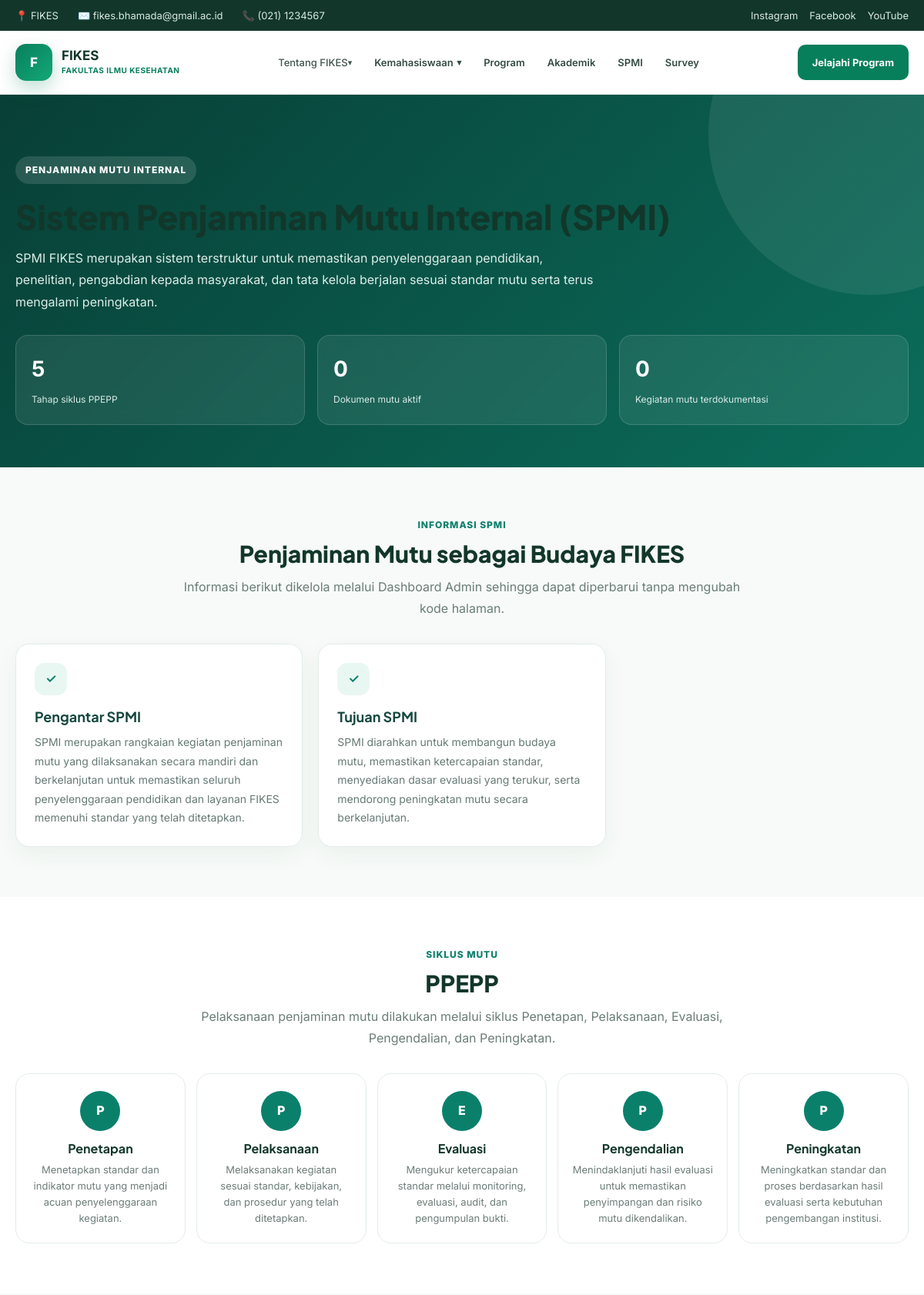
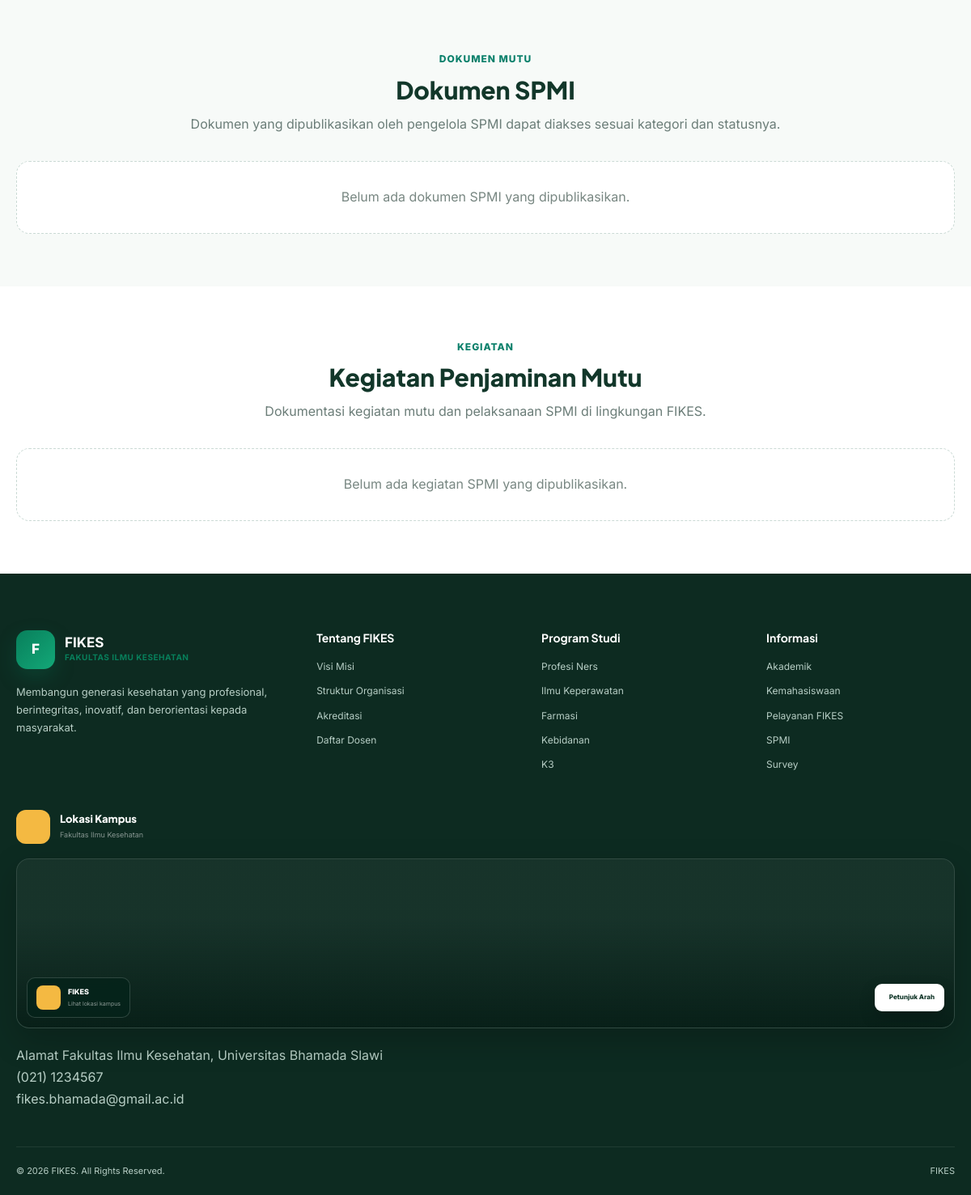
/page/spmi/spmi.php, run on the app's committed database (2 pictures, top to bottom).
### tables this page shows
CREATE TABLE `pengaturan` (
  `id` int(10) UNSIGNED NOT NULL,
  `nama_kampus` varchar(180) DEFAULT 'Fakultas Ilmu Kesehatan',
  `email` varchar(150) DEFAULT 'info@fikes.ac.id',
  `telepon` varchar(50) DEFAULT '(021) 1234567',
  `alamat` text DEFAULT NULL,
  `instagram` varchar(255) DEFAULT NULL,
  `facebook` varchar(255) DEFAULT NULL,
  `youtube` varchar(255) DEFAULT NULL,
  `maps_embed` text DEFAULT NULL
);

CREATE TABLE `spmi_informasi` (
  `id` int(10) UNSIGNED NOT NULL,
  `judul` varchar(180) NOT NULL,
  `ringkasan` text DEFAULT NULL,
  `isi` longtext NOT NULL,
  `status` enum('aktif','nonaktif') NOT NULL DEFAULT 'aktif',
  `nomor_urut` int(11) NOT NULL DEFAULT 0,
  `created_at` timestamp NOT NULL DEFAULT current_timestamp(),
  `updated_at` timestamp NOT NULL DEFAULT current_timestamp() ON UPDATE current_timestamp()
);

CREATE TABLE `spmi_siklus` (
  `id` int(10) UNSIGNED NOT NULL,
  `kode` varchar(10) NOT NULL DEFAULT '',
  `tahap` varchar(100) NOT NULL,
  `deskripsi` text NOT NULL,
  `status` enum('aktif','nonaktif') NOT NULL DEFAULT 'aktif',
  `nomor_urut` int(11) NOT NULL DEFAULT 0,
  `created_at` timestamp NOT NULL DEFAULT current_timestamp(),
  `updated_at` timestamp NOT NULL DEFAULT current_timestamp() ON UPDATE current_timestamp()
);

### page/includes/site-settings.php (called while the page is built, shortened)
<?php
function fikes_setting_value(array $row, array $aliases, string $default = ''): string
{
    foreach ($aliases as $key) {
        if (array_key_exists($key, $row) && trim((string)$row[$key]) !== '') {
            return trim((string)$row[$key]);
        }
    }
    return $default;
}
function fikes_find_settings_table(PDO $pdo): ?array
{
    $preferred = [
        'pengaturan_website', 'pengaturan_web', 'pengaturan',
        'website_settings', 'site_settings', 'settings',
        'konfigurasi_website', 'konfigurasi'
    ];
    $tables = $pdo->query("SELECT TABLE_NAME FROM information_schema.TABLES WHERE TABLE_SCHEMA = DATABASE() AND TABLE_TYPE='BASE TABLE'")->fetchAll(PDO::FETCH_COLUMN);
    $tables = array_values(array_unique(array_map('strval', $tables)));
    $ordered = [];
    foreach ($preferred as $name) if (in_array($name, $tables, true)) $ordered[] = $name;
    foreach ($tables as $name) if (!in_array($name, $ordered, true)) $ordered[] = $name;
    $best = null;
    $bestScore = 0;
    foreach ($ordered as $table) {
        $st = $pdo->prepare("SELECT COLUMN_NAME FROM information_schema.COLUMNS WHERE TABLE_SCHEMA = DATABASE() AND TABLE_NAME = ? ORDER BY ORDINAL_POSITION");
        $st->execute([$table]);
        $cols = $st->fetchAll(PDO::FETCH_COLUMN);
        $lc = array_map('strtolower', $cols);
        $score = 0;
        foreach (['nama_website','nama_website','site_name','website_name','email','telepon','alamat','instagram','facebook','youtube','logo','google_maps','maps','copyright','deskripsi'] as $c) {
            if (in_array($c, $lc, true)) $score += 2;
        }
        foreach (['key','setting_key','nama','kunci'] as $c) if (in_array($c,$lc,true)) $score += 1;
        foreach (['value','setting_value','nilai','isi'] as $c) if (in_array($c,$lc,true)) $score += 1;
        if (in_array($table, $preferred, true)) $score += 5;
        if ($score > $bestScore) { $bestScore = $score; $best = ['table'=>$table,'columns'=>$cols]; }
    }
    return $bestScore >= 3 ? $best : null;
}
function fikes_load_site_settings(PDO $pdo): array
{
    $found = fikes_find_settings_table($pdo);
    $table = str_replace('`','', $found['table']);
    $columns = array_map('strtolower', $found['columns']);
    $quoted = '`' . str_replace('`','``',$table) . '`';
    $rows = $pdo->query("SELECT * FROM $quoted LIMIT 1")->fetch(PDO::FETCH_ASSOC);
    $row = array_change_key_case($rows, CASE_LOWER);
    $keyCol = null; $valueCol = null;
    return $row;
}
function fikes_site_settings(PDO $pdo): array
{
    static $cache = null;
    if ($cache !== null) return $cache;
    $cache = fikes_load_site_settings($pdo);
    return $cache;
}

### page/spmi/spmi.php (the view, shortened to what this page needs)
<?php
require_once __DIR__ . '/../../admin/config/database.php';
if (!function_exists('e')) { function e($v){ return htmlspecialchars($v ?? '', ENT_QUOTES, 'UTF-8'); } }
function spmi_table_exists(PDO $pdo, $table){
  $s=$pdo->prepare("SELECT COUNT(*) FROM information_schema.TABLES WHERE TABLE_SCHEMA=DATABASE() AND TABLE_NAME=?");
  $s->execute([$table]); return (bool)$s->fetchColumn();
}
$informasi=[];$siklus=[];$dokumen=[];$kegiatan=[];
try {
  if(spmi_table_exists($pdo,'spmi_informasi')) $informasi=$pdo->query("SELECT * FROM spmi_informasi WHERE status='aktif' ORDER BY nomor_urut ASC,id DESC")->fetchAll();
  if(spmi_table_exists($pdo,'spmi_siklus')) $siklus=$pdo->query("SELECT * FROM spmi_siklus WHERE status='aktif' ORDER BY nomor_urut ASC,id ASC")->fetchAll();
  if(spmi_table_exists($pdo,'spmi_dokumen')) $dokumen=$pdo->query("SELECT * FROM spmi_dokumen WHERE status='aktif' ORDER BY kategori ASC,nomor_urut ASC,id DESC")->fetchAll();
  if(spmi_table_exists($pdo,'spmi_kegiatan')) $kegiatan=$pdo->query("SELECT * FROM spmi_kegiatan WHERE status='aktif' ORDER BY tanggal DESC,id DESC")->fetchAll();
} catch(Throwable $e) { $spmi_error=$e->getMessage(); }
$jumlahTahap=count($siklus); $jumlahDokumen=count($dokumen); $jumlahKegiatan=count($kegiatan);
?>
<!doctype html>
<html lang="id">
<head>
<link rel="stylesheet" href="/fikes/assets/css/style.css">
</head>
<body class="spmi-page">
<?php require_once __DIR__.'/../menu/topbar.php'; ?>
<?php require_once __DIR__.'/../menu/navbar.php'; ?>
<main>
<section class="spmi-hero"><div class="container">
<span class="spmi-eyebrow">Penjaminan Mutu Internal</span><h1>Sistem Penjaminan Mutu Internal (SPMI)</h1>
<p>SPMI FIKES merupakan sistem terstruktur untuk memastikan penyelenggaraan pendidikan, penelitian, pengabdian kepada masyarakat, dan tata kelola berjalan sesuai standar mutu serta terus mengalami peningkatan.</p>
<div class="spmi-stats"><div class="spmi-stat"><strong><?= $jumlahTahap ?></strong><span>Tahap siklus PPEPP</span></div><div class="spmi-stat"><strong><?= $jumlahDokumen ?></strong><span>Dokumen mutu aktif</span></div><div class="spmi-stat"><strong><?= $jumlahKegiatan ?></strong><span>Kegiatan mutu terdokumentasi</span></div></div>
</div></section>
<section class="spmi-section"><div class="container"><div class="spmi-heading"><div class="tag">Informasi SPMI</div><h2>Penjaminan Mutu sebagai Budaya FIKES</h2><p>Informasi berikut dikelola melalui Dashboard Admin sehingga dapat diperbarui tanpa mengubah kode halaman.</p></div>
<div class="spmi-grid">
<?php if($informasi): foreach($informasi as $i): ?><article class="spmi-card"><div class="spmi-number">✓</div><h3><?=e($i['judul'])?></h3><p><?=nl2br(e($i['isi']))?></p></article><?php endforeach; else: ?><div class="empty-spmi" style="grid-column:1/-1">Belum ada informasi SPMI yang dipublikasikan.</div><?php endif; ?>
</div></div></section>
<section class="spmi-section alt"><div class="container"><div class="spmi-heading"><div class="tag">Siklus Mutu</div><h2>PPEPP</h2><p>Pelaksanaan penjaminan mutu dilakukan melalui siklus Penetapan, Pelaksanaan, Evaluasi, Pengendalian, dan Peningkatan.</p></div>
<div class="ppepp"><?php if($siklus): foreach($siklus as $idx=>$s): ?><article class="ppepp-item"><div class="circle"><?=e($s['kode'] ?: ($idx+1))?></div><h3><?=e($s['tahap'])?></h3><p><?=e($s['deskripsi'])?></p></article><?php endforeach; else: ?><div class="empty-spmi" style="grid-column:1/-1">Siklus PPEPP belum tersedia.</div><?php endif; ?></div></div></section>
<section class="spmi-section"><div class="container"><div class="spmi-heading"><div class="tag">Dokumen Mutu</div><h2>Dokumen SPMI</h2><p>Dokumen yang dipublikasikan oleh pengelola SPMI dapat diakses sesuai kategori dan statusnya.</p></div>
<div class="doc-list"><?php if($dokumen): foreach($dokumen as $d): ?><div class="doc-item"><div class="doc-icon">PDF</div><div class="doc-content"><h3><?=e($d['judul'])?></h3><p><?=e($d['deskripsi'])?></p><div class="doc-meta"><?=e($d['kategori'])?> · <?=e($d['tahun'])?></div></div><?php if(!empty($d['file_dokumen'])): ?><a class="doc-btn" target="_blank" href="/fikes/admin/uploads/spmi/<?=rawurlencode($d['file_dokumen'])?>">Lihat Dokumen</a><?php endif; ?></div><?php endforeach; else: ?><div class="empty-spmi">Belum ada dokumen SPMI yang dipublikasikan.</div><?php endif; ?></div></div></section>
<section class="spmi-section alt"><div class="container"><div class="spmi-heading"><div class="tag">Kegiatan</div><h2>Kegiatan Penjaminan Mutu</h2><p>Dokumentasi kegiatan mutu dan pelaksanaan SPMI di lingkungan FIKES.</p></div>
<div class="activity-grid"><?php if($kegiatan): foreach($kegiatan as $k): ?><article class="activity-card"><?php if($k['gambar']): ?><img src="/fikes/admin/uploads/spmi/<?=rawurlencode($k['gambar'])?>" alt="<?=e($k['judul'])?>"><?php endif; ?><div class="activity-body"><div class="activity-date"><?=e(spmi_date_id($k['tanggal']))?><?= $k['lokasi']?' · '.e($k['lokasi']):'' ?></div><h3><?=e($k['judul'])?></h3><p><?=nl2br(e($k['ringkasan'] ?: $k['isi']))?></p></div></article><?php endforeach; else: ?><div class="empty-spmi" style="grid-column:1/-1">Belum ada kegiatan SPMI yang dipublikasikan.</div><?php endif; ?></div></div></section>
</main>
<?php require_once __DIR__.'/../menu/footer.php'; ?>
</body></html>

### page/menu/topbar.php (shortened to what this page needs)
<?php
require_once __DIR__ . '/../includes/site-settings.php';
$site = fikes_site_settings($pdo);
$siteName = fikes_setting_value($site, ['nama_website', 'site_name', 'website_name', 'nama', 'title'], 'FIKES');
$siteEmail = fikes_setting_value($site, ['email', 'email_website', 'email_kampus', 'email_fikes'], 'info@fikes.ac.id');
$sitePhone = fikes_setting_value($site, ['telepon', 'no_telepon', 'nomor_telepon', 'phone', 'telephone', 'telp'], '(021)
1234567');
$siteInstagram = fikes_setting_value($site, ['instagram', 'instagram_url', 'link_instagram'], '#');
$siteFacebook = fikes_setting_value($site, ['facebook', 'facebook_url', 'link_facebook'], '#');
$siteYoutube = fikes_setting_value($site, ['youtube', 'youtube_url', 'link_youtube'], '#');
?>
<div class="topbar">
  <div class="container topbar-inner">
    <div class="topbar-info">
      <span>📍 <?= e($siteName) ?></span>
      <span>✉️ <?= e($siteEmail) ?></span>
      <span>📞 <?= e($sitePhone) ?></span>
    </div>
    <div class="topbar-social">
      <?php if ($siteInstagram !== '#'): ?><a href="<?= e($siteInstagram) ?>" target="_blank"
          rel="noopener">Instagram</a><?php endif; ?>
      <?php if ($siteFacebook !== '#'): ?><a href="<?= e($siteFacebook) ?>" target="_blank"
          rel="noopener">Facebook</a><?php endif; ?>
      <?php if ($siteYoutube !== '#'): ?><a href="<?= e($siteYoutube) ?>" target="_blank"
          rel="noopener">YouTube</a><?php endif; ?>
    </div>
  </div>
</div>

### page/menu/footer.php (shortened to what this page needs)
<?php
require_once __DIR__ . '/../includes/site-settings.php';
$site = fikes_site_settings($pdo);
$siteName = fikes_setting_value($site, ['nama_website', 'site_name', 'website_name', 'nama', 'title'], 'FIKES');
$siteEmail = fikes_setting_value($site, ['email', 'email_website', 'email_kampus', 'email_fikes'], 'info@fikes.ac.id');
$sitePhone = fikes_setting_value($site, ['telepon', 'no_telepon', 'nomor_telepon', 'phone', 'telephone', 'telp'], '(021) 1234567');
$siteAddress = fikes_setting_value($site, ['alamat', 'alamat_kampus', 'alamat_website', 'address'], 'Alamat Fakultas Ilmu Kesehatan');
$siteMaps = fikes_setting_value($site, ['google_maps', 'maps_embed', 'map_embed', 'maps', 'google_map'], '');
$siteMapDirection = fikes_setting_value($site, ['map_direction', 'maps_direction', 'link_maps', 'google_maps_url'], '#');
$siteCopyright = fikes_setting_value($site, ['copyright', 'copyright_text', 'footer_copyright'], '© ' . date('Y') . ' ' . $siteName . '. All Rights Reserved.');
?>
<footer>
  <div class="container footer-main">
    <div class="footer-brand">
      <div class="logo footer-logo">
        <div class="logo-icon">F</div>
        <div class="logo-text">
          <strong style="color: white"> FIKES </strong>
          <small> FAKULTAS ILMU KESEHATAN </small>
        </div>
      </div>
      <p>
        Membangun generasi kesehatan yang profesional, berintegritas,
        inovatif, dan berorientasi kepada masyarakat.
      </p>
    </div>
    <div>
      <h4 class="footer-title">Tentang FIKES</h4>
      <div class="footer-links">
        <a href="#"> Visi Misi </a>
        <a href="#"> Struktur Organisasi </a>
        <a href="#"> Akreditasi </a>
        <a href="#"> Daftar Dosen </a>
      </div>
    </div>
    <div>
      <h4 class="footer-title">Program Studi</h4>
      <div class="footer-links">
        <a href="#"> Profesi Ners </a>
        <a href="#"> Ilmu Keperawatan </a>
        <a href="#"> Farmasi </a>
        <a href="#"> Kebidanan </a>
        <a href="#"> K3 </a>
      </div>
    </div>
    <div>
      <h4 class="footer-title">Informasi</h4>
      <div class="footer-links">
        <a href="#"> Akademik </a>
        <a href="#"> Kemahasiswaan </a>
        <a href="#"> Pelayanan FIKES </a>
        <a href="/fikes/spmi"> SPMI </a>
        <a href="#"> Survey </a>
      </div>
    </div>
    <div class="footer-location">
      <div class="location-header">
        <div class="location-icon">
        </div>
        <div>
          <h3>Lokasi Kampus</h3>
          <p>Fakultas Ilmu Kesehatan</p>
        </div>
      </div>
      <div class="map-card">
        <iframe
          src="<?= e($siteMaps ?: 'https://www.google.com/maps/embed?pb=!1m18!1m12!1m3!1d3960.1515727139526!2d109.11806027499709!3d-6.991421893009626!2m3!1f0!2f0!3m2!1i1024!2i768!4f13.1!3m3!1m2!1s0x2e6fbef42471658d%3A0x883656d1325ef066!2sUniversitas%20Bhamada%20Slawi!5e0!3m2!1sid!2sid!4v1787544396003!5m2!1sid!2sid') ?>"
          width="600" height="450" style="border: 0" allowfullscreen="" loading="lazy"
 title="Lokasi Fakultas Ilmu Kesehatan" loading="lazy"
 allowfullscreen>
        </iframe>
        <div class="map-overlay">
          <div class="map-info">
            <div class="map-info-icon">
            </div>
            <div>
              <strong><?= e($siteName) ?></strong>
              <span> Lihat lokasi kampus </span>
            </div>
          </div>
          <a href="<?= e($siteMapDirection) ?>" target="_blank" rel="noopener" class="map-direction">
            Petunjuk Arah
          </a>
        </div>
      </div>
      <div class="footer-contact location-contact">
        <span><?= nl2br(e($siteAddress)) ?></span>
      </div>
      <div class="footer-contact">
        <span><?= e($sitePhone) ?></span>
      </div>
      <div class="footer-contact">
        <span><?= e($siteEmail) ?></span>
      </div>
    </div>
  </div>
  <div class="container footer-bottom">
    <span><?= e($siteCopyright) ?></span>
    <span><?= e($siteName) ?></span>
  </div>
</footer>

### data on the page
pengaturan: email "fikes.bhamada@gmail.ac.id", telepon "(021) 1234567", alamat "Alamat Fakultas Ilmu Kesehatan, Universitas Bhamada Slawi"
spmi_informasi: judul "Pengantar SPMI", isi "SPMI merupakan rangkaian kegiatan penjaminan mutu yang dilaksanakan secara mandiri dan berkelanjutan untuk memastikan seluruh penyelenggaraan pendidikan dan layanan FIKES memenuhi standar yang telah ditetapkan."
spmi_informasi: judul "Tujuan SPMI", isi "SPMI diarahkan untuk membangun budaya mutu, memastikan ketercapaian standar, menyediakan dasar evaluasi yang terukur, serta mendorong peningkatan mutu secara berkelanjutan."
spmi_siklus: $s['kode'] ?: ($idx+1) "P", tahap "Penetapan", deskripsi "Menetapkan standar dan indikator mutu yang menjadi acuan penyelenggaraan kegiatan."
spmi_siklus: $s['kode'] ?: ($idx+1) "P", tahap "Pelaksanaan", deskripsi "Melaksanakan kegiatan sesuai standar, kebijakan, dan prosedur yang telah ditetapkan."
spmi_siklus: $s['kode'] ?: ($idx+1) "E", tahap "Evaluasi", deskripsi "Mengukur ketercapaian standar melalui monitoring, evaluasi, audit, dan pengumpulan bukti."
spmi_siklus: $s['kode'] ?: ($idx+1) "P", tahap "Pengendalian", deskripsi "Menindaklanjuti hasil evaluasi untuk memastikan penyimpangan dan risiko mutu dikendalikan."
spmi_siklus: $s['kode'] ?: ($idx+1) "P", tahap "Peningkatan", deskripsi "Meningkatkan standar dan proses berdasarkan hasil evaluasi serta kebutuhan pengembangan institusi."

### other printed values
$siteName "FIKES"
$jumlahTahap "5"
$jumlahDokumen "0"
$jumlahKegiatan "0"
$siteCopyright "© 2026 FIKES. All Rights Reserved."
